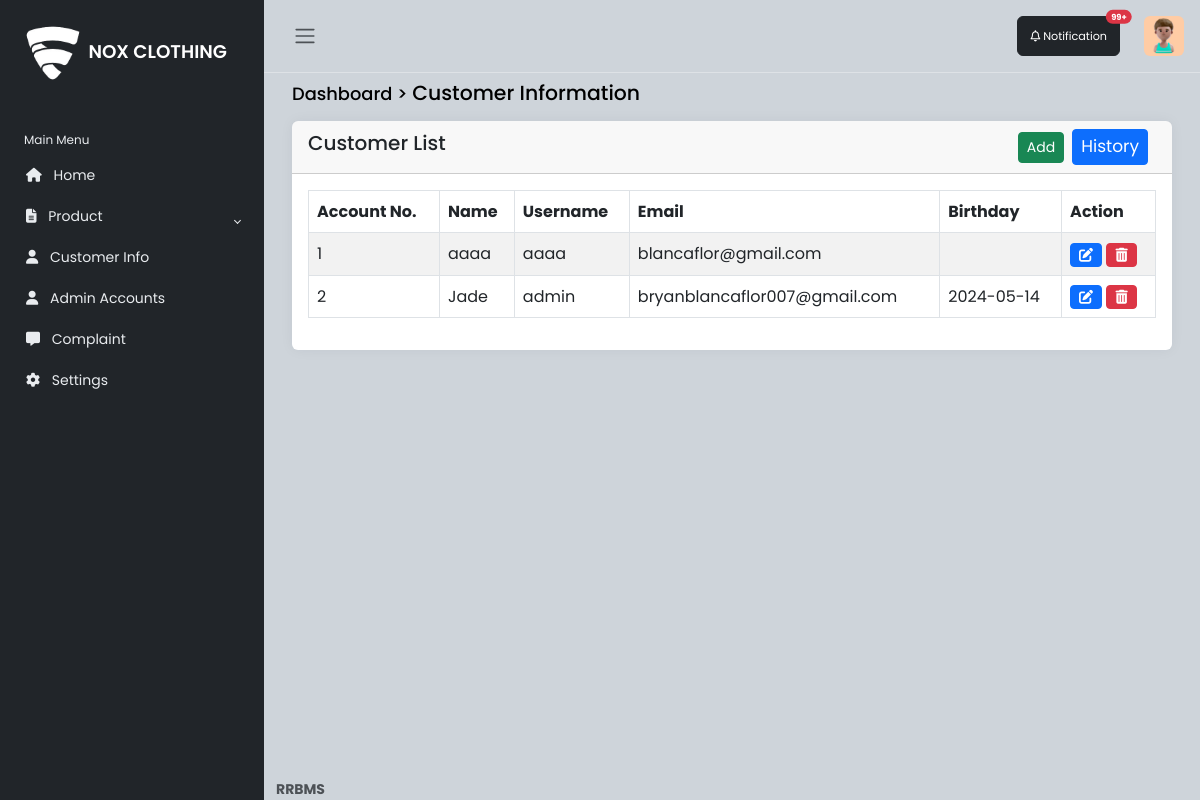
The app's page /admin/customer.php (signed in), older data.
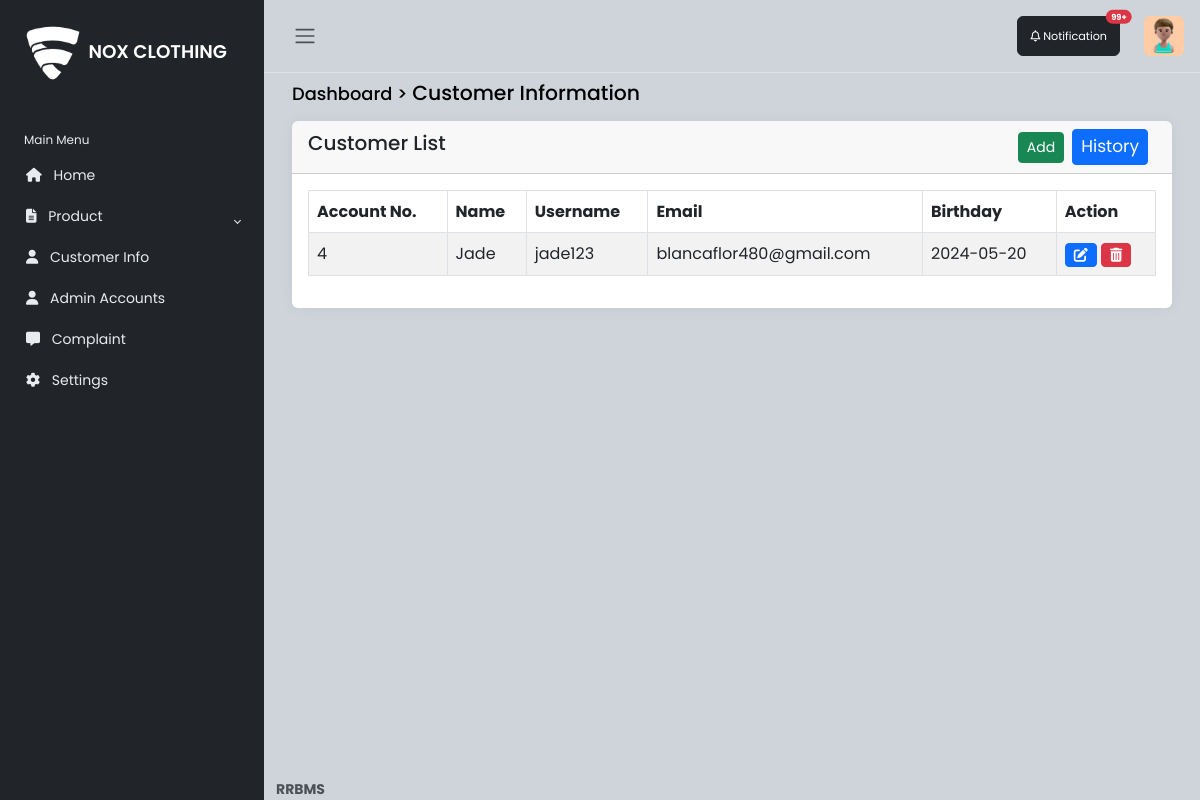
The same page, newer data.
### tables this page shows
CREATE TABLE `customer` (
  `id` int(11) NOT NULL,
  `fname` varchar(100) NOT NULL,
  `mname` varchar(100) NOT NULL,
  `lname` varchar(100) NOT NULL,
  `email` varchar(100) NOT NULL,
  `uname` varchar(250) NOT NULL,
  `address` varchar(100) NOT NULL,
  `city` varchar(50) NOT NULL,
  `zipcode` int(15) NOT NULL,
  `contactnumber` int(15) NOT NULL,
  `bday` date DEFAULT NULL,
  `image` longblob NOT NULL,
  `password` varchar(250) NOT NULL,
  `otp` varchar(11) NOT NULL,
  `email_verified` varchar(11) NOT NULL,
  `datereg` date NOT NULL DEFAULT current_timestamp()
);

### admin/customer.php (the view, shortened to what this page needs)
<link rel="stylesheet" href="https://cdn.datatables.net/2.0.5/css/dataTables.bootstrap5.css">
<?php
    include 'dbconn/conn.php';
    ?>
    <?php include('sidebar.php'); ?>
    <main class="content px-3 py-2">
        <div class="container-fluid">
            <div class="mb-3">
                <h4><small>Dashboard > </small> Customer Information</h4>
            </div>
            <div class="card border-0">
            <div class="card-header d-flex justify-content-between align-items-center">
                    <h5 class="card-title">
                        Customer List
                    </h5>
                    <div class="d-flex justify-content-end align-items-center">
                        <button type="button" class="btn btn-success btn-sm me-2" data-bs-toggle="modal" data-bs-target="#addProductModal">Add</button>
                        <a href="history_transaction.php" style="font-size: 17px;" class="btn btn-primary btn-sm me-2">History</a>
                    </div>
                </div>
                <div class="card-body table-responsive">
                <table id="dataTable" class="table table-hover table-striped table-bordered">
                <thead>
                            <tr>
                                <th>Account No.</th>
                                <th>Name</th>
                                <th>Username</th>
                                <th>Email</th>
                                <th>Birthday</th>
                                <th>Action</th>
                            </tr>
                        </thead>
                        <tbody>
                        <?php
                            $sql = "SELECT * FROM customer";
                            $meta = mysqli_query($conn, $sql);
                            if (mysqli_num_rows($meta) > 0) {
                                while($result = mysqli_fetch_assoc($meta)) {
                          ?>
       <tr>
                            <td><?php echo $result['id']; ?></td>
                            <td><?php echo $result['fname']; ?></td>
                            <td><?php echo $result['uname']; ?></td>
                            <td><?php echo $result['email']; ?></td>
                            <td><?php echo $result['bday']; ?></td>
                            <td>
                                <button type="button" class="btn btn-primary btn-sm" data-bs-toggle="modal" data-bs-target="#editProductModal<?php echo $result['id']; ?>"><i class="fas fa-edit"></i></button>
                                <button type="button" class="btn btn-danger btn-sm" data-bs-toggle="modal" data-bs-target="#deleteProductModal<?php echo $result['id']; ?>"><i class="fas fa-trash-alt"></i></button>
                            </td>
                        </tr>
        <?php
            }
        } else {
            echo "<tr><td colspan='6'>No games found</td></tr>";
        }
        ?>
    </tbody>
                    </table>
                </div>
            </div>
        </div>
    </main>
    <footer class="footer">
        <div class="container-fluid">
            <div class="row text-muted">
                <div class="col-6 text-start">
                    <p class="mb-0">
                        <a href="#" class="text-muted">
                            <strong>RRBMS</strong>
                        </a>
                    </p>
                </div>
            </div>
        </div>
    </footer>

### admin/sidebar.php (shortened to what this page needs)
<!DOCTYPE html>
<html lang="en" data-bs-theme="white">
<head>
    <link rel="stylesheet" href="https://cdn.jsdelivr.net/npm/bootstrap@5.3.0-alpha2/dist/css/bootstrap.min.css">
    <link rel="stylesheet" href="css/style.css">
</head>
<body>
<?php
include 'dbconn/conn.php';
  if (isset($_SESSION['uname'])) {
    $uname = $_SESSION['uname'];
} else {
    header("Location: login-signup.php");
    exit();
}
$query  = mysqli_query($conn, "SELECT * FROM admin WHERE uname = '$uname'") or die(mysqli_error());
$row = mysqli_fetch_array($query);
$role  = $row['role'];
?>
    <div class="wrapper">
        <aside id="sidebar" class="js-sidebar">
            <div class="h-100">
                <div class="sidebar-logo">
                    <a href="dashboard.php"><img src="images/main.png" style="width: 70px"><span style="color: white; ">NOX CLOTHING</span></a>
                </div>
                <ul class="sidebar-nav">
                    <li class="sidebar-header">
                        Main Menu
                    </li>
                    <li class="sidebar-item">
                        <a href="dashboard.php" class="sidebar-link">
                            <i class="fa fa-home pe-2"></i>
                            Home
                        </a>
                    </li>
                    <li class="sidebar-item">
                        <a href="#" class="sidebar-link collapsed" data-bs-target="#pages" data-bs-toggle="collapse"
                            aria-expanded="false"><i class="fa-solid fa-file-lines pe-2"></i>
                            Product
                        </a>
                    </li>
                    <?php if ($role == 'Admin'): ?>
                    <li class="sidebar-item">
                        <a href="customer.php" class="sidebar-link collapsed"><i class="fa-solid fa-user pe-2"></i>
                            Customer Info
                        </a>
                    </li>
                    <li class="sidebar-item">
                        <a href="account.php" class="sidebar-link collapsed"><i class="fa-solid fa-user pe-2"></i>
                            Admin Accounts
                        </a>
                    </li>
                    <?php endif; ?>
                    <li class="sidebar-item">
                        <a href="" class="sidebar-link collapsed"><i class="fa-solid fa-message pe-2"></i>
                           Complaint
                        </a>
                    </li>
                    <li class="sidebar-item">
                        <a href="" class="sidebar-link collapsed"><i class="fa-solid fa-gear pe-2"></i>
                            Settings
                        </a>
                   </li>
                </ul>
            </div>
        </aside>
        <div class="main">
            <nav class="navbar navbar-expand px-3 border-bottom">
                <button class="btn" id="sidebar-toggle" type="button">
                    <span class="navbar-toggler-icon"></span>
                </button>
                <div class="navbar-collapse navbar">
                    <ul class="navbar-nav">
                    <button type="button" class="btn btn-dark position-relative me-4" id="notif" style="font-size: 0.7rem;">
                          <i class="fa-regular fa-bell"></i> Notification
                       <span class="position-absolute top-0 start-100 translate-middle badge rounded-pill bg-danger">
                            99+
                      </span>
                    </button>
                        <li class="nav-item dropdown">
                            <a href="#" data-bs-toggle="dropdown" class="nav-icon pe-md-0">
                             <div class="d-flex align-items-center">
                            <img src="image/profile.jpg" class="avatar img-fluid rounded" alt="">
                        </div>
                        </a>
                    </ul>
                </div>
            </nav>
</body>
</html>

### admin/css/style.css (style rules this page uses)
body { font-family: 'Poppins', sans-serif; font-size: 0.875rem; opacity: 1; overflow-y: scroll; margin: 0; }
a { cursor: pointer; text-decoration: none; font-family: 'Poppins', sans-serif; }
li { list-style: none; }
h4 { font-family: 'Poppins', sans-serif; font-size: 1.275rem; color: var(--bs-emphasis-color); }
.wrapper { align-items: stretch; display: flex; width: 100%; }
#sidebar { max-width: 264px; min-width: 264px; background: var(--bs-dark); transition: all 0.35s ease-in-out; }
.main { display: flex; flex-direction: column; min-height: 100vh; min-width: 0; overflow: hidden; transition: all 0.35s ease-in-out; width: 100%; background: var(--bs-dark-bg-subtle); }
.sidebar-logo { padding: 1.15rem; }
.sidebar-logo a { color: #e9ecef; font-size: 1.15rem; font-weight: 600; }
.sidebar-nav { flex-grow: 1; list-style: none; margin-bottom: 0; padding-left: 0; margin-left: 0; }
.sidebar-header { color: #e9ecef; font-size: .75rem; padding: 1.5rem 1.5rem .375rem; }
a.sidebar-link { padding: .625rem 1.625rem; color: #e9ecef; position: relative; display: block; font-size: 0.875rem; }
.sidebar-link[data-bs-toggle="collapse"]::after { border: solid; border-width: 0 .075rem .075rem 0; content: ""; display: inline-block; padding: 2px; position: absolute; right: 1.5rem; top: 1.4rem; transform: rotate(-135deg); transition: all .2s ease-out; }
.sidebar-link[data-bs-toggle="collapse"].collapsed::after { transform: rotate(45deg); transition: all .2s ease-out; }
.avatar { height: 40px; width: 40px; }
.navbar-expand .navbar-nav { margin-left: auto; }
.content { flex: 1; max-width: 100vw; width: 100vw; }
@media (min-width:768px) { .content { max-width: auto; width: auto; } }
.card { box-shadow: 0 0 .875rem 0 rgba(34, 46, 60, .05); margin-bottom: 24px; }

Row changes from the older to the newer data that the page shows:
removed customer: id "1", fname "aaaa", uname "aaaa", email "blancaflor@gmail.com"
removed customer: id "2", fname "Jade", uname "admin", email "bryanblancaflor007@gmail.com", bday "2024-05-14"
added customer: id "4", fname "Jade", uname "jade123", email "blancaflor480@gmail.com", bday "2024-05-20"
